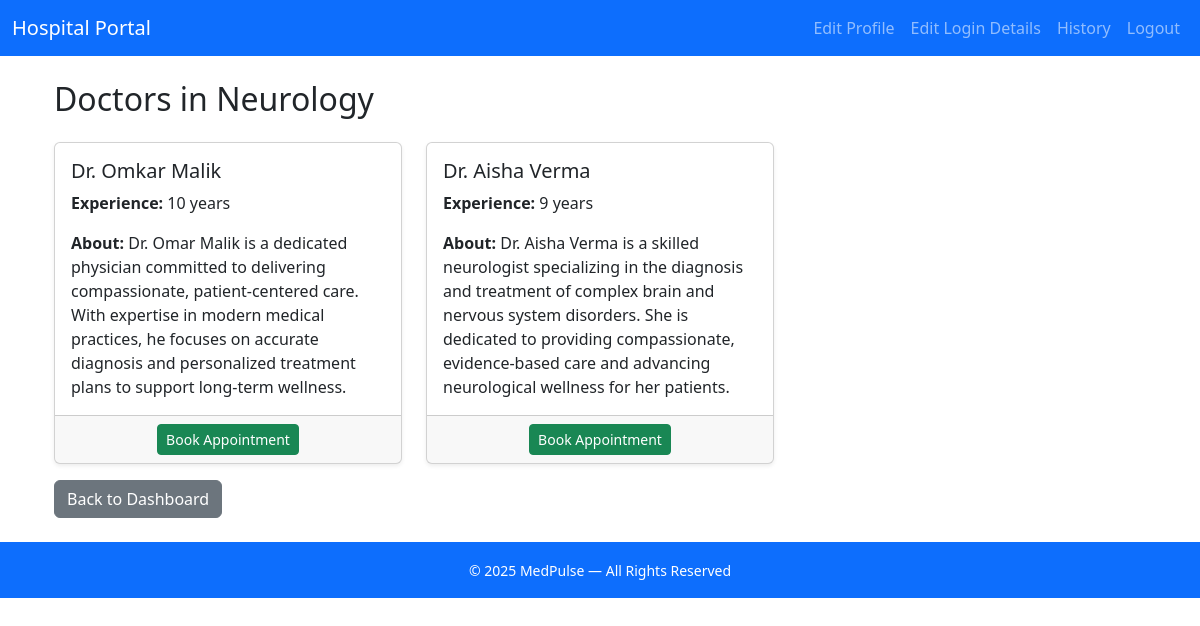
/patient/department/1 (signed in), run on the app's committed database.
### controller/models.py (models this page shows)
class Department(db.Model):
    __tablename__='department'
    department_id=db.Column(db.Integer,primary_key=True,autoincrement=True)
    name=db.Column(db.String(50), nullable=False,unique=True)
    description=db.Column(db.Text, nullable=False)
    doctors = db.relationship('Doctor', back_populates='department',uselist=True)

class Doctor(db.Model):
    __tablename__='doctor'
    doctor_id=db.Column(db.Integer,primary_key=True,autoincrement=True)
    user_id = db.Column(db.Integer, db.ForeignKey('user.user_id'), nullable=False)
    department_id = db.Column(db.Integer, db.ForeignKey('department.department_id'), nullable=False)
    name=db.Column(db.String(50), nullable=False)
    experience=db.Column(db.Integer, nullable=False)
    about=db.Column(db.Text, nullable=False)
    user = db.relationship('User', uselist=False)
    department = db.relationship('Department', back_populates='doctors',uselist=False)
    availabilities = db.relationship('DoctorAvailability', back_populates='doctor',uselist=True)
    appointments = db.relationship('Appointment', back_populates='doctor',uselist=True)

### controller/patient_routes.py (the view)
@patient.route('/department/<int:dept_id>')
@login_required
def patient_view_department(dept_id):
    if current_user.role.role != 'Patient':
        return redirect(url_for('main.dashboard'))
    else:
        department = Department.query.get(dept_id)
        if not department:
            flash("Department not found.", "danger")
            return redirect(url_for("patient.patient_dashboard"))
        doctors = Doctor.query.join(Doctor.user).filter(
            Doctor.department_id == department.department_id,User.blacklisted == False).all()
        return render_template("Patient/patient_deptdoc.html",department=department,doctors=doctors)

### app.py (called while the page is built)
@app.before_request
def force_logout_blacklisted():
    if current_user.is_authenticated and current_user.blacklisted:
        logout_user()
        flash("Your account has been disabled.", "danger")
        return redirect(url_for('main.home'))

@app.context_processor
def inject_current_year():
    return {"current_year": datetime.now().year}

### controller/routes.py (called while the page is built)
@login_manager.user_loader
def load_user(user_id):
    return User.query.get(int(user_id))

### templates/Patient/patient_deptdoc.html (shortened to what this page needs)
{% extends "Patient/base.html" %}
{% block content %}
<div class="container mt-4">
    <h2 class="mb-4">Doctors in {{ department.name }}</h2>
    {% if doctors %}
    <div class="row row-cols-1 row-cols-md-2 row-cols-lg-3 g-4">
        {% for doctor in doctors %}
        <div class="col">
            <div class="card h-100 shadow-sm">
                <div class="card-body">
                    <h5 class="card-title">Dr. {{ doctor.name }}</h5>
                    <p class="card-text"><strong>Experience:</strong> {{ doctor.experience }} years</p>
                    <p class="card-text"><strong>About:</strong> {{ doctor.about }}</p>
                </div>
                <div class="card-footer text-center">
                    <a href="{{ url_for('patient.patient_book_appointment', doctor_id=doctor.doctor_id) }}" class="btn btn-success btn-sm">
                        Book Appointment
                    </a>
                </div>
            </div>
        </div>
        {% endfor %}
    </div>
    {% else %}
    <p class="text-muted">No doctors found in this department.</p>
    {% endif %}
    <div class="mt-3">
        <a href="{{ url_for('patient.patient_dashboard') }}" class="btn btn-secondary">Back to Dashboard</a>
    </div>
</div>
{% endblock %}

### data on the page
Department: name "Neurology"
Doctor: name "Omkar Malik", experience "10", about "Dr. Omar Malik is a dedicated physician committed to delivering compassionate, patient-centered care. With expertise in modern medical practices, he focuses on accurate diagnosis and personalized treatment plans to support long-term wellness."
Doctor: name "Aisha Verma", experience "9", about "Dr. Aisha Verma is a skilled neurologist specializing in the diagnosis and treatment of complex brain and nervous system disorders. She is dedicated to providing compassionate, evidence-based care and advancing neurological wellness for her patients."
